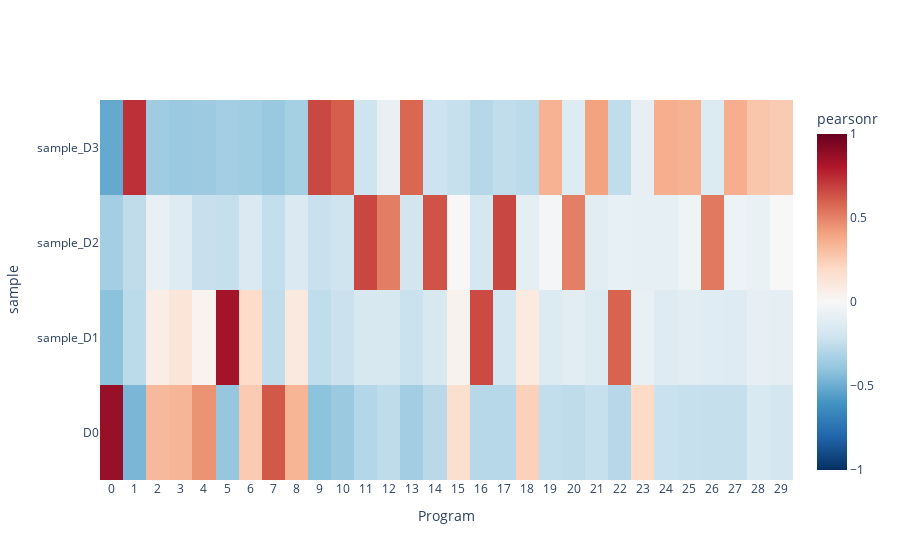

The notebook cell saved with this chart:
### Code cell
fig = heatmap(
    data=plot_data,
    x_name="Program",
    y_name=categorical_keys[0],
    z_name=method,
    title="",
    xaxis_title="Program",
    yaxis_title=categorical_keys[0],
    colorbar_title=method,
    hovertemplate=f'<b>{categorical_keys[0]}: %{{y}}</b><br><b>Program: %{{x}}</b><br><b>{method}: %{{z}}</b>',
    zmin=-1,
    zmax=1,
    zmid=0,
)
fig.show()

### Figure 1 — Plotly figure (JSON) as saved in the notebook; plotly's stock layout.template omitted (floating-point values rounded to 4 significant figures)
{"data": [{"colorbar": {"title": {"text": "pearsonr"}}, "colorscale": [[0, "rgb(5,48,97)"], [0.1, "rgb(33,102,172)"], [0.2, "rgb(67,147,195)"], [0.3, "rgb(146,197,222)"], [0.4, "rgb(209,229,240)"], [0.5, "rgb(247,247,247)"], [0.6, "rgb(253,219,199)"], [0.7, "rgb(244,165,130)"], [0.8, "rgb(214,96,77)"], [0.9, "rgb(178,24,43)"], [1, "rgb(103,0,31)"]], "hoverongaps": false, "hovertemplate": "<b>sample: %{y}</b><br><b>Program: %{x}</b><br><b>pearsonr: %{z}</b>", "type": "heatmap", "x": ["0", "1", "2", "3", "4", "5", "6", "7", "8", "9", "10", "11", "12", "13", "14", "15", "16", "17", "18", "19", "20", "21", "22", "23", "24", "25", "26", "27", "28", "29"], "y": ["D0", "sample_D1", "sample_D2", "sample_D3"], "z": [[0.8702, -0.458, 0.3253, 0.3406, 0.4519, -0.3885, 0.2614, 0.6229, 0.3421, -0.4098, -0.3758, -0.2939, -0.2573, -0.3508, -0.2766, 0.1648, -0.2832, -0.2811, 0.2356, -0.2491, -0.2562, -0.2333, -0.2826, 0.2001, -0.2215, -0.2334, -0.2345, -0.2356, -0.161, -0.1827], [-0.4125, -0.2708, 0.07241, 0.1256, 0.03168, 0.8405, 0.1861, -0.2522, 0.1021, -0.2529, -0.2194, -0.1649, -0.1633, -0.2213, -0.1684, 0.03617, 0.6586, -0.1796, 0.09538, -0.1413, -0.112, -0.1405, 0.5896, -0.07776, -0.1319, -0.1126, -0.1214, -0.1292, -0.08436, -0.1025], [-0.3458, -0.2552, -0.07313, -0.1305, -0.2293, -0.238, -0.1517, -0.2458, -0.1492, -0.2244, -0.2042, 0.6731, 0.5127, -0.1879, 0.6369, -0.001198, -0.1764, 0.6698, -0.1007, -0.0173, 0.5112, -0.1094, -0.08246, -0.09251, -0.09043, -0.04949, 0.5264, -0.057, -0.07002, -0.002555], [-0.513, 0.7321, -0.3542, -0.372, -0.3658, -0.3431, -0.3522, -0.3771, -0.3401, 0.6662, 0.6057, -0.209, -0.07679, 0.5796, -0.2125, -0.2328, -0.2873, -0.2508, -0.2699, 0.3532, -0.1376, 0.4058, -0.253, -0.08456, 0.3655, 0.3492, -0.1401, 0.3665, 0.2824, 0.2582]], "zmax": 1, "zmid": 0, "zmin": -1}], "layout": {"hoverlabel": {"bgcolor": "white", "font": {"size": 16}}, "plot_bgcolor": "rgba(0,0,0,0)", "title": {"text": ""}, "xaxis": {"title": {"text": "Program"}}, "yaxis": {"title": {"text": "sample"}}}}
